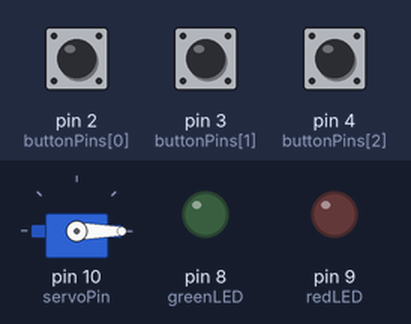
Bench run of a sketch on a simulated Arduino Uno, built with avr-gcc and run on an emulated ATmega328P. Shown: servo, output pins drawn as LEDs (lit = HIGH). The inputs (shaded band) are chosen by the test bench; at power-on: pin 2 (buttonPins[0]) HIGH, pin 3 (buttonPins[1]) HIGH, pin 4 (buttonPins[2]) HIGH.

Above: at 1.2 s.
1.3 s: pin 2 (buttonPins[0]) pulled LOW for 1 s
At 3.2 s:
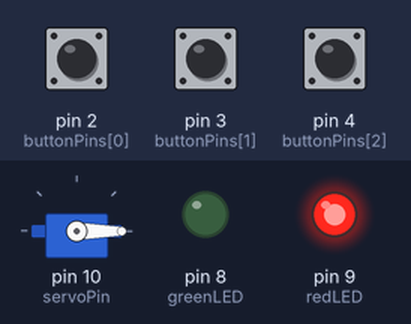
5.3 s: pin 2 (buttonPins[0]) pulled LOW for 3.2 s
At 8.9 s:
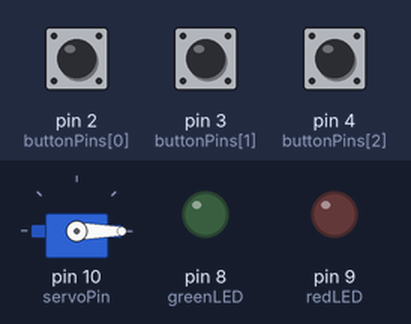
10.0 s: pin 3 (buttonPins[1]) pulled LOW for 1 s
At 11.9 s:
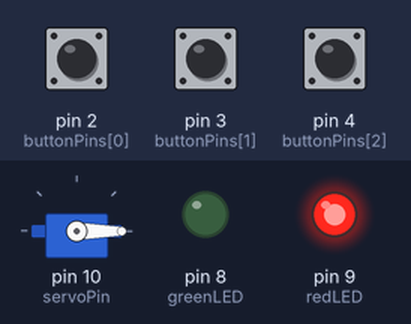
Timing chart, 0 to 14.1 s (numbered marks = the images above; inputs shaded):
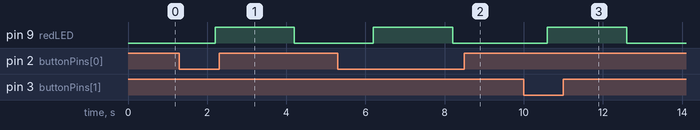

The sketch:

circuit_code.ino
```cpp
#include <Servo.h>
Servo lockServo;
// setting pin
const int buttonPins[3] = {2, 3, 4};
const int greenLED = 8;
const int redLED = 9;
const int servoPin = 10;
// setting password
const int passwordLength = 3;
const int password[passwordLength] = {1, 2, 3};
int userInput[passwordLength];
int inputIndex = 0;
void setup()
{
  // setting servo
  lockServo.attach(servoPin);
  lockServo.write(0);
  pinMode(greenLED, OUTPUT);
  pinMode(redLED, OUTPUT);
  for (int i = 0; i < 3; i++)
  {
    pinMode(buttonPins[i], INPUT_PULLUP);
  }
}
void loop()
{
  for (int i = 0; i < 3; i++)
  {
    if (digitalRead(buttonPins[i]) == LOW)
    {
      userInput[inputIndex] = i + 1;
      inputIndex++;
      delay(300);
      if (inputIndex == passwordLength)
      {
        validatePassword();
        inputIndex = 0;
      }
    }
  }
}
void validatePassword()
{
  bool accessGranted = true;
  for (int i = 0; i < passwordLength; i++)
  {
    if (userInput[i] != password[i])
    {
      accessGranted = false;
      break;
    }
  }
  if (accessGranted)
  {
    digitalWrite(greenLED, HIGH);
    lockServo.write(90);
    delay(2000);
    lockServo.write(0);
    digitalWrite(greenLED, LOW);
  }
  else
  {
    digitalWrite(redLED, HIGH);
    delay(2000);
    digitalWrite(redLED, LOW);
  }
}
```

Measured:
- after the input at 1.3 s, pin 9 (redLED): LOW → HIGH after 0.90 s, → LOW 2.0 s later
- after the input at 5.3 s, pin 9 (redLED): LOW → HIGH after 0.90 s, → LOW 2.0 s later
- after the input at 10.0 s, pin 9 (redLED): LOW → HIGH after 0.60 s, → LOW 2.0 s later
